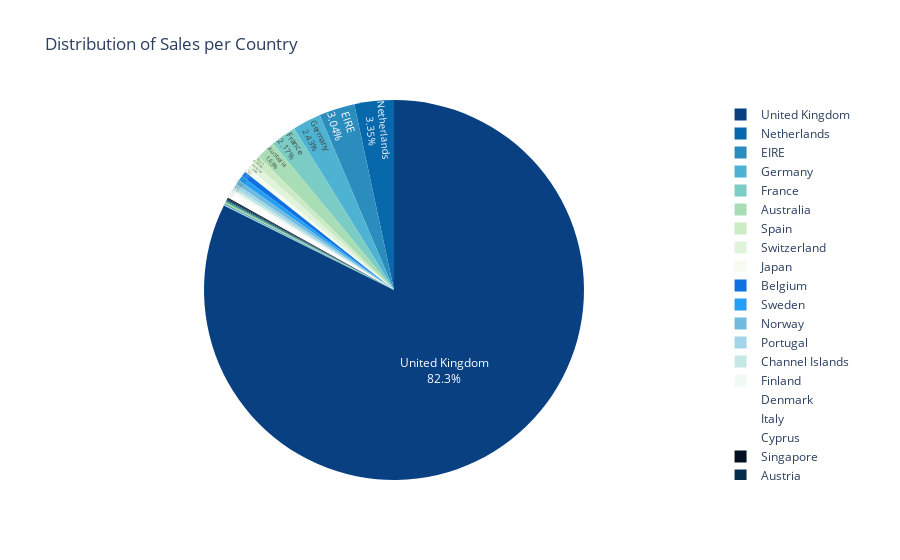

Notebook code for this chart:
### Code cell
import plotly.express as px

fig = px.pie(sales_by_country, values='% of total sales', names='Country',
             title='Distribution of Sales per Country',
             hover_data=['TotalPrice'],  color_discrete_sequence=px.colors.sequential.GnBu_r)
fig.update_traces(textposition='inside', textinfo='percent+label')
fig.show()

### Figure 1 — Plotly figure (JSON) as saved in the notebook; plotly's stock layout.template omitted (floating-point values rounded to 4 significant figures)
{"data": [{"customdata": [[6970000.0], [283900.0], [257000.0], [205400.0], [183800.0], [138100.0], [55710.0], [52440.0], [37420.0], [36930.0], [36830.0], [32450.0], [26640.0], [20000.0], [18340.0], [18210.0], [15820.0], [13170.0], [9120.0], [8743.0], [7216.0], [6975.0], [4426.0], [4310.0], [3580.0], [3115.0], [2661.0], [2071.0], [1865.0], [1694.0], [1661.0], [1159.0], [1144.0], [1002.0], [786.7], [548.4], [145.9]], "domain": {"x": [0, 1], "y": [0, 1]}, "hovertemplate": "Country=%{label}<br>% of total sales=%{value}<br>TotalPrice=%{customdata[0]}<extra></extra>", "labels": ["United Kingdom", "Netherlands", "EIRE", "Germany", "France", "Australia", "Spain", "Switzerland", "Japan", "Belgium", "Sweden", "Norway", "Portugal", "Channel Islands", "Finland", "Denmark", "Italy", "Cyprus", "Singapore", "Austria", "Israel", "Poland", "Greece", "Iceland", "USA", "Canada", "Unspecified", "Malta", "United Arab Emirates", "Lebanon", "Lithuania", "European Community", "Brazil", "RSA", "Czech Republic", "Bahrain", "Saudi Arabia"], "legendgroup": "", "name": "", "showlegend": true, "textinfo": "percent+label", "textposition": "inside", "type": "pie", "values": [0.8235, 0.03354, 0.03036, 0.02426, 0.02171, 0.01632, 0.006581, 0.006196, 0.00442, 0.004363, 0.004351, 0.003834, 0.003148, 0.002363, 0.002167, 0.002151, 0.001869, 0.001556, 0.001077, 0.001033, 0.0008525, 0.000824, 0.0005228, 0.0005092, 0.000423, 0.0003681, 0.0003143, 0.0002446, 0.0002203, 0.0002001, 0.0001962, 0.000137, 0.0001351, 0.0001184, 9.295e-05, 6.479e-05, 1.724e-05]}], "layout": {"legend": {"tracegroupgap": 0}, "piecolorway": ["rgb(8,64,129)", "rgb(8,104,172)", "rgb(43,140,190)", "rgb(78,179,211)", "rgb(123,204,196)", "rgb(168,221,181)", "rgb(204,235,197)", "rgb(224,243,219)", "rgb(247,252,240)"], "title": {"text": "Distribution of Sales per Country"}}}
